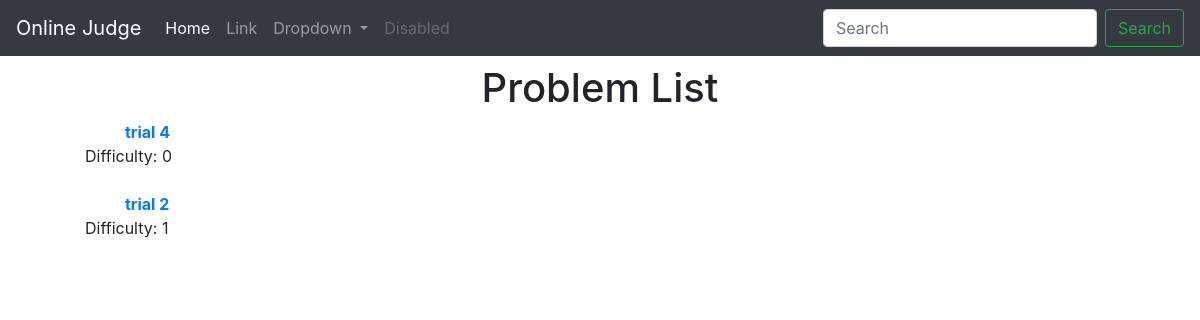
Page /problems/ on the earlier database version.
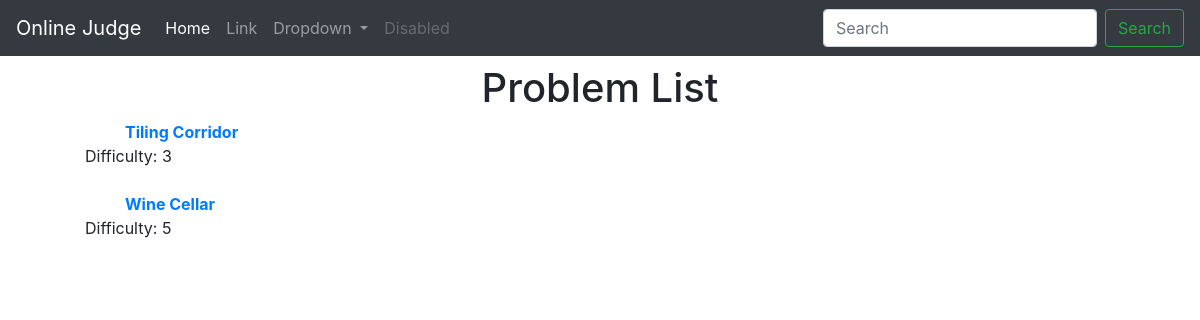
Same page on the later database version.
### OJ/models.py (models this page shows)
class Problem(models.Model):
    problemStatement = models.CharField(max_length=500)
    problemName = models.CharField(max_length=50)
    problemDifficulty = models.CharField(max_length=100)

### OJ/views.py (the view)
# urls.py: path('problems/', views.problemsList, name="Problems"),
def problemsList(request):
    try:
        problem_list = Problem.objects.order_by('problemDifficulty')
    except Problem.DoesNotExist:
        raise Http404("Question does not exist")
    return render(request, 'OJ/problemList.html', {'problem_list' : problem_list})

### OJ/templates/OJ/problemList.html (shortened to what this page needs)
<!doctype html>
<html lang="en">
    <head>
        <link rel="stylesheet"
            href="https://cdn.jsdelivr.net/npm/bootstrap@4.5.3/dist/css/bootstrap.min.css"
>
    </head>
    <body>
        <nav class="navbar navbar-expand-lg navbar-dark bg-dark">
            <a class="navbar-brand" href="#">Online Judge</a>
            <div class="collapse navbar-collapse" id="navbarSupportedContent">
                <ul class="navbar-nav mr-auto">
                    <li class="nav-item active">
                        <a class="nav-link" href="#">Home <span class="sr-only">(current)</span></a>
                    </li>
                    <li class="nav-item">
                        <a class="nav-link" href="#">Link</a>
                    </li>
                    <li class="nav-item dropdown">
                        <a class="nav-link dropdown-toggle" href="#"
                            id="navbarDropdown" role="button"
                            data-toggle="dropdown" aria-haspopup="true"
                            aria-expanded="false">
                            Dropdown
                        </a>
                    </li>
                    <li class="nav-item">
                        <a class="nav-link disabled" href="#" tabindex="-1"
                            aria-disabled="true">Disabled</a>
                    </li>
                </ul>
                <form class="form-inline my-2 my-lg-0">
                    <input class="form-control mr-sm-2" type="search"
                        placeholder="Search" aria-label="Search">
                    <button class="btn btn-outline-success my-2 my-sm-0"
                        type="submit">Search</button>
                </form>
            </div>
        </nav>
        <div class="container">
            <h1 class="text-center my-2">Problem List</h1>
            <ul>
                {% for problem in problem_list %}
                <ul><strong><a href="{% url 'Details' problem.id %}"
                            class="link-primary">{{ problem.problemName }}</a></strong></ul>
                <div align="left">Difficulty: {{ problem.problemDifficulty }}</div>
                <br/>
                    {% endfor %}
                </ul>
            </div>
        </body>
    </html>

Differences in the rows shown:
removed Problem: problemName "trial 4", problemDifficulty "0"
removed Problem: problemName "trial 2", problemDifficulty "1"
added Problem: problemName "Tiling Corridor", problemDifficulty "3"
added Problem: problemName "Wine Cellar", problemDifficulty "5"
